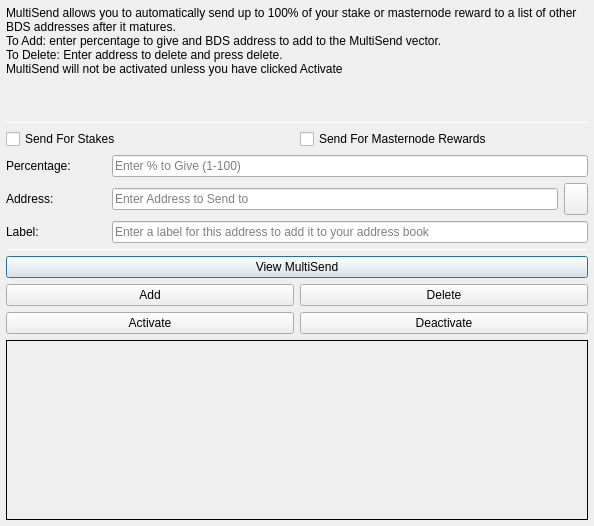
<?xml version="1.0" encoding="UTF-8"?>
<ui version="4.0">
 <class>MultiSendDialog</class>
 <widget class="QDialog" name="MultiSendDialog">
  <property name="windowModality">
   <enum>Qt::NonModal</enum>
  </property>
  <property name="geometry">
   <rect>
    <x>0</x>
    <y>0</y>
    <width>594</width>
    <height>526</height>
   </rect>
  </property>
  <property name="windowTitle">
   <string>MultiSend</string>
  </property>
  <layout class="QVBoxLayout" name="verticalLayout" stretch="0">
   <property name="leftMargin">
    <number>6</number>
   </property>
   <property name="topMargin">
    <number>6</number>
   </property>
   <property name="rightMargin">
    <number>6</number>
   </property>
   <property name="bottomMargin">
    <number>6</number>
   </property>
   <item>
    <layout class="QVBoxLayout" name="verticalLayout_Main" stretch="1,1,1,0,1,1,1">
     <item>
      <widget class="QLabel" name="label_2">
       <property name="lineWidth">
        <number>1</number>
       </property>
       <property name="text">
        <string>MultiSend allows you to automatically send up to 100% of your stake or masternode reward to a list of other BDS addresses after it matures.
To Add: enter percentage to give and BDS address to add to the MultiSend vector.
To Delete: Enter address to delete and press delete.
MultiSend will not be activated unless you have clicked Activate</string>
       </property>
       <property name="alignment">
        <set>Qt::AlignLeading|Qt::AlignLeft|Qt::AlignTop</set>
       </property>
       <property name="wordWrap">
        <bool>true</bool>
       </property>
      </widget>
     </item>
     <item>
      <widget class="Line" name="line">
       <property name="minimumSize">
        <size>
         <width>0</width>
         <height>1</height>
        </size>
       </property>
       <property name="maximumSize">
        <size>
         <width>16777215</width>
         <height>1</height>
        </size>
       </property>
       <property name="orientation">
        <enum>Qt::Horizontal</enum>
       </property>
      </widget>
     </item>
     <item>
      <layout class="QVBoxLayout" name="verticalLayout_Settings">
       <item>
        <layout class="QHBoxLayout" name="horizontalLayout">
         <item>
          <widget class="QCheckBox" name="multiSendStakeCheckBox">
           <property name="text">
            <string>Send For Stakes</string>
           </property>
          </widget>
         </item>
         <item>
          <widget class="QCheckBox" name="multiSendMasternodeCheckBox">
           <property name="text">
            <string>Send For Masternode Rewards</string>
           </property>
          </widget>
         </item>
        </layout>
       </item>
       <item>
        <layout class="QHBoxLayout" name="horizontalLayout_6">
         <item>
          <widget class="QLabel" name="label">
           <property name="minimumSize">
            <size>
             <width>100</width>
             <height>0</height>
            </size>
           </property>
           <property name="toolTip">
            <string>Percentage of stake to send</string>
           </property>
           <property name="text">
            <string>Percentage:</string>
           </property>
          </widget>
         </item>
         <item>
          <widget class="QLineEdit" name="multiSendPercentEdit">
           <property name="toolTip">
            <string>Enter whole numbers 1 - 100</string>
           </property>
           <property name="placeholderText">
            <string>Enter % to Give (1-100)</string>
           </property>
          </widget>
         </item>
        </layout>
       </item>
       <item>
        <layout class="QHBoxLayout" name="horizontalLayout_7">
         <item>
          <widget class="QLabel" name="label_5">
           <property name="minimumSize">
            <size>
             <width>100</width>
             <height>0</height>
            </size>
           </property>
           <property name="toolTip">
            <string>Address to send portion of stake to</string>
           </property>
           <property name="text">
            <string>Address:</string>
           </property>
          </widget>
         </item>
         <item>
          <widget class="QLineEdit" name="multiSendAddressEdit">
           <property name="toolTip">
            <string/>
           </property>
           <property name="placeholderText">
            <string>Enter Address to Send to</string>
           </property>
          </widget>
         </item>
         <item>
          <widget class="QToolButton" name="addressBookButton">
           <property name="maximumSize">
            <size>
             <width>16777215</width>
             <height>32</height>
            </size>
           </property>
           <property name="toolTip">
            <string>Choose an address from the address book</string>
           </property>
           <property name="text">
            <string/>
           </property>
           <property name="icon">
            <iconset resource="../bds.qrc">
             <normaloff>:/icons/address-book</normaloff>:/icons/address-book</iconset>
           </property>
           <property name="shortcut">
            <string>Alt+A</string>
           </property>
          </widget>
         </item>
        </layout>
       </item>
      </layout>
     </item>
     <item>
      <layout class="QHBoxLayout" name="horizontalLayout_3">
       <item>
        <widget class="QLabel" name="label_3">
         <property name="minimumSize">
          <size>
           <width>100</width>
           <height>0</height>
          </size>
         </property>
         <property name="text">
          <string>Label:</string>
         </property>
        </widget>
       </item>
       <item>
        <widget class="QLineEdit" name="labelAddressLabelEdit">
         <property name="placeholderText">
          <string>Enter a label for this address to add it to your address book</string>
         </property>
        </widget>
       </item>
      </layout>
     </item>
     <item>
      <widget class="Line" name="line_2">
       <property name="minimumSize">
        <size>
         <width>0</width>
         <height>1</height>
        </size>
       </property>
       <property name="maximumSize">
        <size>
         <width>16777215</width>
         <height>1</height>
        </size>
       </property>
       <property name="orientation">
        <enum>Qt::Horizontal</enum>
       </property>
      </widget>
     </item>
     <item>
      <layout class="QVBoxLayout" name="verticalLayout_Buttons">
       <item>
        <layout class="QHBoxLayout" name="horizontalLayout_4">
         <item>
          <widget class="QPushButton" name="viewButton">
           <property name="toolTip">
            <string/>
           </property>
           <property name="statusTip">
            <string>View MultiSend Vector</string>
           </property>
           <property name="text">
            <string>View MultiSend</string>
           </property>
          </widget>
         </item>
        </layout>
       </item>
       <item>
        <layout class="QHBoxLayout" name="horizontalLayout_2">
         <item>
          <widget class="QPushButton" name="addButton">
           <property name="toolTip">
            <string/>
           </property>
           <property name="statusTip">
            <string>Add to MultiSend Vector</string>
           </property>
           <property name="text">
            <string>Add</string>
           </property>
          </widget>
         </item>
         <item>
          <widget class="QPushButton" name="deleteButton">
           <property name="toolTip">
            <string/>
           </property>
           <property name="statusTip">
            <string>Delete Address From MultiSend Vector</string>
           </property>
           <property name="text">
            <string>Delete</string>
           </property>
          </widget>
         </item>
        </layout>
       </item>
       <item>
        <layout class="QHBoxLayout" name="horizontalLayout_5">
         <item>
          <widget class="QPushButton" name="activateButton">
           <property name="statusTip">
            <string>Activate MultiSend</string>
           </property>
           <property name="text">
            <string>Activate</string>
           </property>
          </widget>
         </item>
         <item>
          <widget class="QPushButton" name="disableButton">
           <property name="statusTip">
            <string>Deactivate MultiSend</string>
           </property>
           <property name="text">
            <string>Deactivate</string>
           </property>
          </widget>
         </item>
        </layout>
       </item>
      </layout>
     </item>
     <item>
      <widget class="QLabel" name="message">
       <property name="minimumSize">
        <size>
         <width>0</width>
         <height>180</height>
        </size>
       </property>
       <property name="frameShape">
        <enum>QFrame::Panel</enum>
       </property>
       <property name="frameShadow">
        <enum>QFrame::Plain</enum>
       </property>
       <property name="lineWidth">
        <number>1</number>
       </property>
       <property name="midLineWidth">
        <number>1</number>
       </property>
       <property name="text">
        <string/>
       </property>
       <property name="alignment">
        <set>Qt::AlignLeading|Qt::AlignLeft|Qt::AlignTop</set>
       </property>
       <property name="wordWrap">
        <bool>true</bool>
       </property>
      </widget>
     </item>
    </layout>
   </item>
  </layout>
 </widget>
 <resources>
  <include location="../bds.qrc"/>
 </resources>
 <connections/>
</ui>
